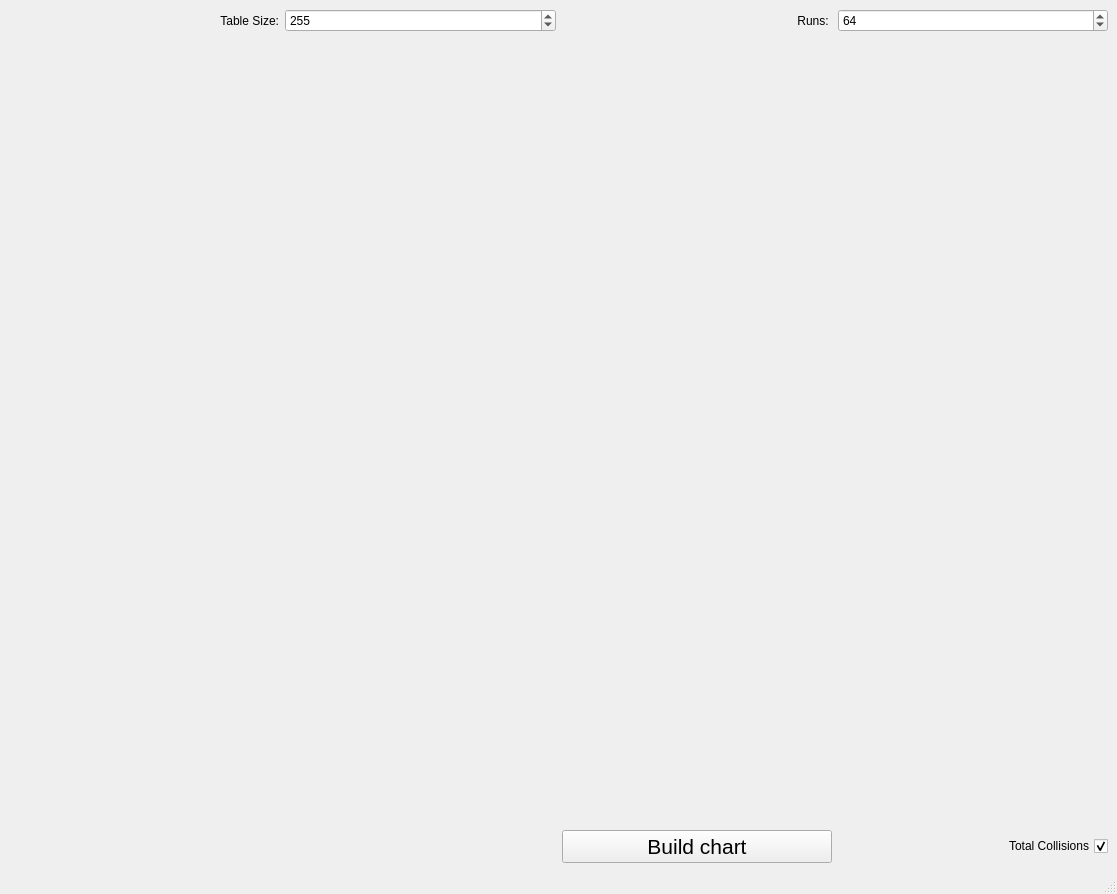
<?xml version="1.0" encoding="UTF-8"?>
<ui version="4.0">
 <class>MainWindow</class>
 <widget class="QMainWindow" name="MainWindow">
  <property name="geometry">
   <rect>
    <x>0</x>
    <y>0</y>
    <width>1117</width>
    <height>894</height>
   </rect>
  </property>
  <property name="windowTitle">
   <string>MainWindow</string>
  </property>
  <widget class="QWidget" name="centralwidget">
   <layout class="QGridLayout" name="gridLayout">
    <item row="0" column="0">
     <widget class="QLabel" name="label">
      <property name="text">
       <string>Table Size:</string>
      </property>
      <property name="alignment">
       <set>Qt::AlignRight|Qt::AlignTrailing|Qt::AlignVCenter</set>
      </property>
     </widget>
    </item>
    <item row="0" column="3">
     <widget class="QSpinBox" name="runs">
      <property name="minimum">
       <number>1</number>
      </property>
      <property name="maximum">
       <number>256</number>
      </property>
      <property name="value">
       <number>64</number>
      </property>
     </widget>
    </item>
    <item row="0" column="1">
     <widget class="QSpinBox" name="size">
      <property name="minimum">
       <number>16</number>
      </property>
      <property name="maximum">
       <number>4096</number>
      </property>
      <property name="value">
       <number>255</number>
      </property>
     </widget>
    </item>
    <item row="0" column="2">
     <widget class="QLabel" name="label_2">
      <property name="text">
       <string>Runs: </string>
      </property>
      <property name="alignment">
       <set>Qt::AlignRight|Qt::AlignTrailing|Qt::AlignVCenter</set>
      </property>
     </widget>
    </item>
    <item row="2" column="0">
     <widget class="QWidget" name="chartContainer" native="true"/>
    </item>
    <item row="3" column="3">
     <widget class="QCheckBox" name="total">
      <property name="layoutDirection">
       <enum>Qt::RightToLeft</enum>
      </property>
      <property name="text">
       <string>Total Collisions</string>
      </property>
      <property name="checked">
       <bool>true</bool>
      </property>
      <property name="tristate">
       <bool>false</bool>
      </property>
     </widget>
    </item>
    <item row="3" column="2">
     <widget class="QPushButton" name="calc">
      <property name="font">
       <font>
        <pointsize>16</pointsize>
       </font>
      </property>
      <property name="text">
       <string>Build chart</string>
      </property>
     </widget>
    </item>
   </layout>
  </widget>
  <widget class="QMenuBar" name="menubar">
   <property name="geometry">
    <rect>
     <x>0</x>
     <y>0</y>
     <width>1117</width>
     <height>21</height>
    </rect>
   </property>
  </widget>
  <widget class="QStatusBar" name="statusbar"/>
 </widget>
 <resources/>
 <connections/>
</ui>
